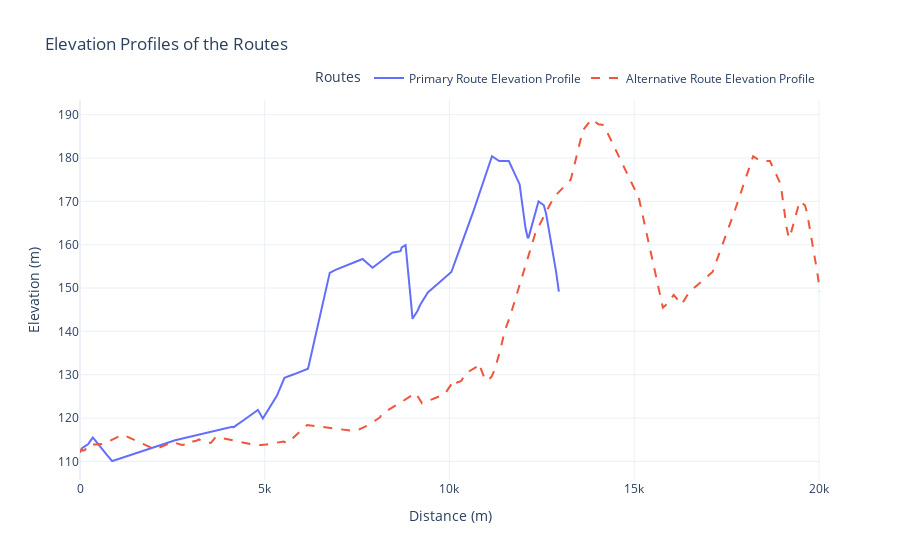

Notebook cell for this chart:
### Code cell
def extract_elevation_and_distance(gpx_file_path):
    with open(gpx_file_path, 'r') as gpx_file:
        gpx = gpxpy.parse(gpx_file)

    elevations = []
    distances = []
    cumulative_distance = 0
    previous_point = None

    for track in gpx.tracks:
        for segment in track.segments:
            for point in segment.points:
                elevations.append(point.elevation)
                if previous_point is not None:
                    distance = point.distance_2d(previous_point)
                    cumulative_distance += distance
                distances.append(cumulative_distance)
                previous_point = point

    return elevations, distances


# Extract elevation and distance data for both routes
elevations_route, distances_route = extract_elevation_and_distance(route_path)
elevations_alt_route, distances_alt_route = extract_elevation_and_distance(
    alt_route_path)

# Create the Plotly figure
fig = go.Figure()

# Add traces for both routes
fig.add_trace(go.Scatter(x=distances_route, y=elevations_route,
              mode='lines', name='Primary Route Elevation Profile'))
fig.add_trace(go.Scatter(x=distances_alt_route, y=elevations_alt_route, mode='lines',
              name='Alternative Route Elevation Profile', line=dict(dash='dash')))

# Update layout
fig.update_layout(
    title='Elevation Profiles of the Routes',
    xaxis_title='Distance (m)',
    yaxis_title='Elevation (m)',
    legend_title='Routes',
    legend=dict(
        orientation="h",
        yanchor="bottom",
        y=1.02,
        xanchor="right",
        x=1
    ),
    template='plotly_white'
)

# Show the plot
fig.show()

### Figure 1 — Plotly figure (JSON) as saved in the notebook; plotly's stock layout.template omitted (floating-point values rounded to 4 significant figures; data arrays with more than 128 entries replaced by an {"elided": "..."} marker saying what was removed)
{"data": [{"mode": "lines", "name": "Primary Route Elevation Profile", "type": "scatter", "x": [0, 4.448, 9.467, 62.96, 155.2, 191.1, 224.3, 262.2, 326.6, 346.5, 379.4, 561.3, 726.8, 866.9, 880.6, 2575.0, 4087.0, 4118.0, 4144.0, 4154.0, 4158.0, 4426.0, 4559.0, 4622.0, 4690.0, 4721.0, 4815.0, 4948.0, 5332.0, 5534.0, 5641.0, 5673.0, 5711.0, 5789.0, 6172.0, 6525.0, 6760.0, 6915.0, 7282.0, 7648.0, 7918.0, 8349.0, 8392.0, 8427.0, 8459.0, 8488.0, 8508.0, 8532.0, 8561.0, 8593.0, 8620.0, 8646.0, 8673.0, 8688.0, 8708.0, 8812.0, 8839.0, 8867.0, 8907.0, 8932.0, 8959.0, 8981.0, 9001.0, 9133.0, 9213.0, 9415.0, 10050.0, 10350.0, 10650.0, 11150.0, 11250.0, 11270.0, 11280.0, 11300.0, 11320.0, 11350.0, 11610.0, 11900.0, 11930.0, 12030.0, 12040.0, 12060.0, 12110.0, 12130.0, 12170.0, 12200.0, 12360.0, 12410.0, 12490.0, 12520.0, 12550.0, 12570.0, 12610.0, 12890.0, 12960.0], "y": [112.3, 112.2, 112.3, 113.1, 113.6, 113.8, 114, 114.5, 115.3, 115.5, 115.2, 113.4, 111.5, 110.1, 110.1, 114.9, 118, 118, 117.9, 117.9, 117.9, 119.5, 120.3, 120.7, 121.2, 121.3, 121.9, 119.9, 125.2, 129.3, 129.6, 129.7, 129.9, 130.1, 131.4, 144.6, 153.5, 154.2, 155.4, 156.7, 154.7, 157.5, 157.8, 158, 158.2, 158.2, 158.3, 158.3, 158.3, 158.4, 158.4, 158.4, 158.5, 158.8, 159.4, 159.9, 157.8, 155.2, 151.5, 149.2, 146.8, 144.7, 142.9, 144.7, 146.2, 149, 153.7, 160.7, 167.8, 180.4, 179.8, 179.7, 179.7, 179.6, 179.5, 179.3, 179.3, 173.9, 171.7, 165.6, 164.8, 163.9, 161.7, 161.5, 162.5, 163.7, 168.4, 170, 169.5, 169.4, 169.1, 168.6, 167.2, 153.8, 149.2]}, {"line": {"dash": "dash"}, "mode": "lines", "name": "Alternative Route Elevation Profile", "type": "scatter", "x": {"elided": "175 float values"}, "y": {"elided": "175 float values"}}], "layout": {"legend": {"orientation": "h", "title": {"text": "Routes"}, "x": 1, "xanchor": "right", "y": 1.02, "yanchor": "bottom"}, "title": {"text": "Elevation Profiles of the Routes"}, "xaxis": {"title": {"text": "Distance (m)"}}, "yaxis": {"title": {"text": "Elevation (m)"}}}}
